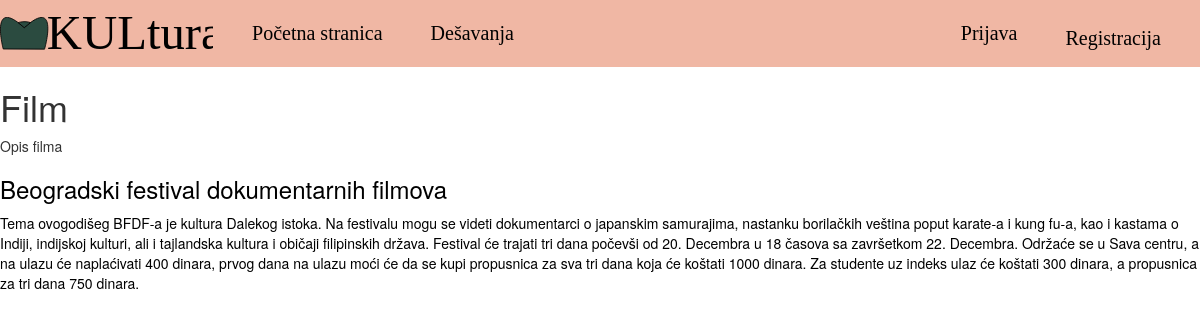
The app's page /desavanja?vrsta_dogadjaja=2 with its own data.
### tables this page shows
CREATE TABLE `vrste_dogadjaja` (
  `id_vrste` int(11) NOT NULL,
  `naziv` varchar(30) NOT NULL,
  `opis` text NOT NULL
);

CREATE TABLE `dogadjaji` (
  `id_dogadjaja` int(11) NOT NULL,
  `naziv_dogadjaja` varchar(100) NOT NULL,
  `vrsta_dogadjaja` int(11) NOT NULL,
  `pocetak_dogadjaja` datetime NOT NULL,
  `kraj_dogadjaja` datetime NOT NULL,
  `opis_dogadjaja` text DEFAULT NULL
);

### utils/view.php (called while the page is built, shortened)
<?php
function renderView($name, array $vars = []) {
    extract($vars);
    include dirname(__DIR__) . '/templates/' . $name . '.php';
}

### controller/events.php (called while the page is built, shortened)
<?php
require 'utils/view.php';
require 'model/event_type.php';
require 'model/event.php';
function getEventsListAction(array $filters) {
    $db = dbConnect();
    $selectedEventType = $filters['vrsta_dogadjaja'] ?? null;
    $events = $selectedEventType ? getEventsFiltered($db, ['vrsta_dogadjaja' => $selectedEventType]) : getAllEvents($db);
    $eventTypes = getAllEventTypes($db);
    $eventTypeNames = getEventTypeNames($db);
    renderView(
        'dogadjaji',
        [
            'events' => $events,
            'eventTypes' => $eventTypes,
            'selectedEventType' => $selectedEventType-1,
            'eventTypeNames' => $eventTypeNames,
        ]
    );
}

### index.php (called while the page is built, shortened)
<?php
$routeMap = [
    '/login' => [
        'file'=>'controller/login.php',
        'action'=>'loginAction',
        'data'=>[$_POST]
    ],
    '/desavanje' =>[
        'file' => 'controller/event.php',
        'action' => 'getEventAction',
        'data' => [$_GET]
    ],
    '/desavanja' => [
        'file'=>'controller/events.php',
        'action'=>'getEventsListAction',
        'data'=>[$_GET]
    ],
    '/' => [
        'file' => 'controller/index.php',
        'action' => 'indexAction',
    ],
];
$currentRoute = $routeMap['/'];
if (isset($_SERVER['PATH_INFO']) && isset($routeMap[$_SERVER['PATH_INFO']])) {
    $currentRoute = $routeMap[$_SERVER['PATH_INFO']];
}
call_user_func_array($currentRoute['action'], $currentRoute['data'] ?? []);

### model/event_type.php (called while the page is built)
<?php
function getAllEventTypes(PDO $db): array {
    $eventTypesStatement = $db->prepare('SELECT * FROM vrste_dogadjaja');
    $eventTypesStatement->execute();
    return $eventTypesStatement->fetchAll();
}
function getEventTypeNames(PDO $db) {
    $eventTypeNames = [];
    foreach (getAllEventTypes($db) as $eventType) {
        $eventTypeNames[$eventType['id_vrste']] = $eventType['naziv'];
    }
    return $eventTypeNames;
}

### model/event.php (called while the page is built, shortened)
<?php
function getEventsFiltered(PDO $db, array $filters) {
    $eventsStatement = $db->prepare('SELECT * FROM dogadjaji  WHERE vrsta_dogadjaja = :vrsta_dogadjaja AND sysdate()<pocetak_dogadjaja ORDER BY pocetak_dogadjaja');
    $eventsStatement->execute($filters);
    return $eventsStatement->fetchAll();
}

### templates/dogadjaji.php (the view, shortened to what this page needs)
<html>
<head>
    <?php include 'templates/includes/css.php'; ?>
</head>
<body>
    <?php include 'templates/includes/header.php'; ?>
    <?php
    if ($selectedEventType >= 0)
        echo '<h1>' . $eventTypes[$selectedEventType]['naziv'] . '</h1>
    <p>' . $eventTypes[$selectedEventType]['opis'] . '</p>';
    else
        echo '<h1>Događaji</h1>
    <p>Svi budući događaji koji se nalaze na našem sajtu. </p>';
    ?>
    <?php
    foreach ($events as $vred) {
        echo '
            <a class = "noedita" href = "../desavanje?id_dogadjaja=' . $vred['id_dogadjaja'] . '
            ">
            <div>
            <h3>' . $vred['naziv_dogadjaja'] . '</h3>
            <p>' . $vred['opis_dogadjaja'] . '</p>
            </div>
            </a>
            ';
    }
    ?>
</body>
</html>

### css/theme.css (style rules this page uses)
body { background-color: #FFF !important; }
.noedita { text-decoration: none; color: black; }

### records on screen
vrste_dogadjaja: naziv "Film", opis "Opis filma"
dogadjaji: naziv_dogadjaja "Beogradski festival dokumentarnih filmova", opis_dogadjaja "Tema ovogodišeg BFDF-a je kultura Dalekog istoka. Na festivalu mogu se videti dokumentarci o japanskim samurajima, nastanku borilačkih veština poput karate-a i kung fu-a, kao i kastama o Indiji, indijskoj kulturi, ali i tajlandska kultura i običaji filipinskih država. Festival će trajati tri dana počevši od 20. Decembra u 18 časova sa završetkom 22. Decembra. Održaće se u Sava centru, a na ulazu će naplaćivati 400 dinara, prvog dana na ulazu moći će da se kupi propusnica za sva tri dana koja će koštati 1000 dinara. Za studente uz indeks ulaz će koštati 300 dinara, a propusnica za tri dana 750 dinara."
